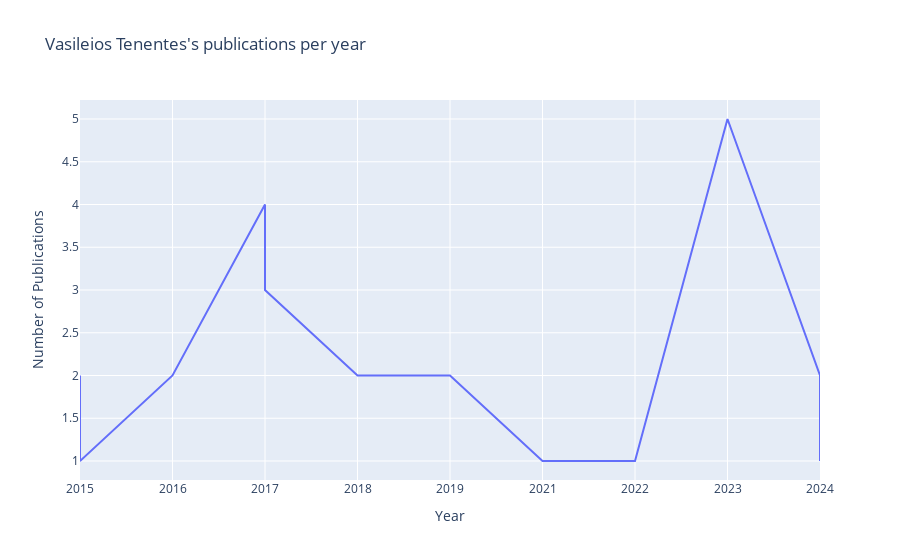

Notebook code for this chart:
### Code cell
vas_line.show()

### Figure 1 — Plotly figure (JSON) as saved in the notebook; plotly's stock layout.template omitted (floating-point values rounded to 4 significant figures)
{"data": [{"hovertemplate": "Year=%{x}<br>Number of Publications=%{y}<extra></extra>", "legendgroup": "", "line": {"color": "#636efa", "dash": "solid"}, "marker": {"symbol": "circle"}, "mode": "lines", "name": "", "orientation": "v", "showlegend": false, "type": "scatter", "x": ["2015", "2015", "2016", "2016", "2017", "2017", "2018", "2018", "2019", "2021", "2022", "2023", "2024", "2024"], "xaxis": "x", "y": [2, 1, 2, 2, 4, 3, 2, 2, 2, 1, 1, 5, 2, 1], "yaxis": "y"}], "layout": {"autosize": true, "legend": {"tracegroupgap": 0}, "title": {"text": " Vasileios Tenentes's publications per year"}, "xaxis": {"anchor": "y", "autorange": true, "domain": [0, 1], "range": [0, 8], "title": {"text": "Year"}, "type": "category"}, "yaxis": {"anchor": "x", "autorange": true, "domain": [0, 1], "range": [0.7778, 5.222], "title": {"text": "Number of Publications"}, "type": "linear"}}}
